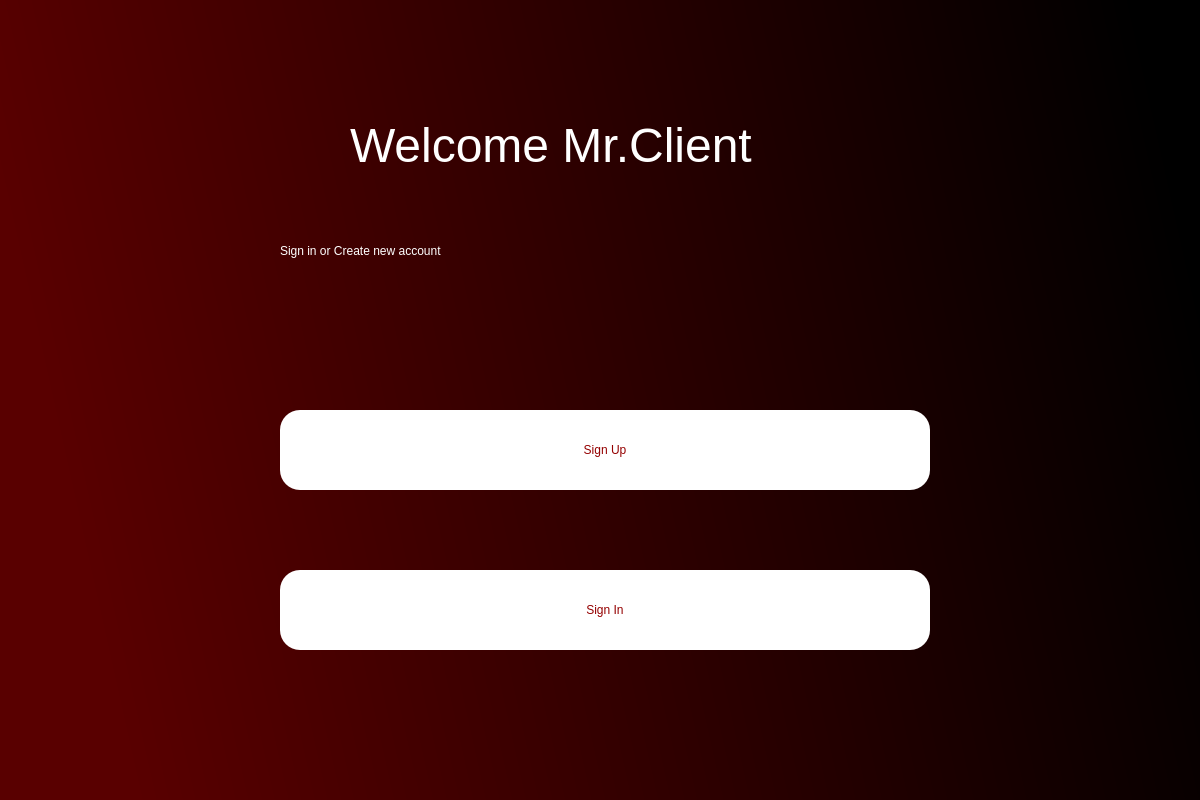
<?xml version="1.0" encoding="UTF-8"?>
<ui version="4.0">
 <class>Dialog</class>
 <widget class="QDialog" name="Dialog">
  <property name="geometry">
   <rect>
    <x>0</x>
    <y>0</y>
    <width>1200</width>
    <height>800</height>
   </rect>
  </property>
  <property name="windowTitle">
   <string>Dialog</string>
  </property>
  <widget class="QWidget" name="widget" native="true">
   <property name="geometry">
    <rect>
     <x>0</x>
     <y>0</y>
     <width>1211</width>
     <height>821</height>
    </rect>
   </property>
   <property name="styleSheet">
    <string notr="true">QWidget#widget{
background-color: qlineargradient(spread:pad, x1:0, y1:0.227273, x2:0.945274, y2:0.0852273, stop:0 rgba(89, 0, 0, 255), stop:1 rgba(0, 0, 0, 255))
}</string>
   </property>
   <widget class="QLabel" name="label">
    <property name="geometry">
     <rect>
      <x>350</x>
      <y>90</y>
      <width>501</width>
      <height>111</height>
     </rect>
    </property>
    <property name="font">
     <font>
      <family>MS Shell Dlg 2</family>
      <pointsize>36</pointsize>
      <weight>50</weight>
      <italic>false</italic>
      <bold>false</bold>
     </font>
    </property>
    <property name="styleSheet">
     <string notr="true">font: 36pt &quot;MS Shell Dlg 2&quot;;
color: white;</string>
    </property>
    <property name="text">
     <string>Welcome Mr.Client</string>
    </property>
   </widget>
   <widget class="QLabel" name="label_2">
    <property name="geometry">
     <rect>
      <x>280</x>
      <y>220</y>
      <width>641</width>
      <height>61</height>
     </rect>
    </property>
    <property name="styleSheet">
     <string notr="true">color: rgb(255, 255, 255);
font: 28pt &quot;MS Shell Dlg 2&quot;;</string>
    </property>
    <property name="text">
     <string>Sign in or Create new account</string>
    </property>
   </widget>
   <widget class="QPushButton" name="signup">
    <property name="geometry">
     <rect>
      <x>280</x>
      <y>410</y>
      <width>650</width>
      <height>80</height>
     </rect>
    </property>
    <property name="styleSheet">
     <string notr="true">font: 24pt &quot;MS Shell Dlg 2&quot;;
color: rgb(148, 0, 0);
background-color: rgb(255, 255, 255);
border-radius: 20px;
</string>
    </property>
    <property name="text">
     <string>Sign Up</string>
    </property>
   </widget>
   <widget class="QPushButton" name="login">
    <property name="geometry">
     <rect>
      <x>280</x>
      <y>570</y>
      <width>650</width>
      <height>80</height>
     </rect>
    </property>
    <property name="styleSheet">
     <string notr="true">font: 24pt &quot;MS Shell Dlg 2&quot;;
color: rgb(148, 0, 0);
background-color: rgb(255, 255, 255);
border-radius: 20px;</string>
    </property>
    <property name="text">
     <string>Sign In</string>
    </property>
   </widget>
  </widget>
 </widget>
 <resources/>
 <connections/>
</ui>
